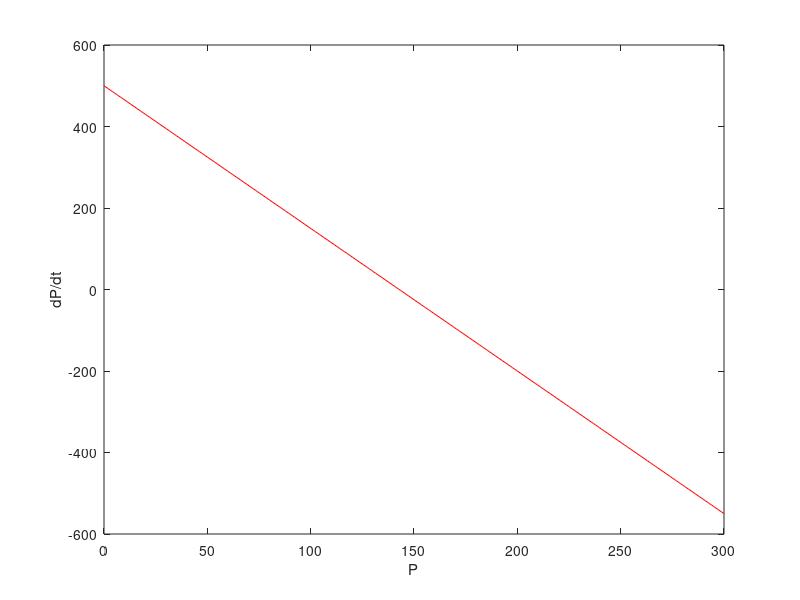

The MATLAB source for this figure: (Note: this script raises an error after producing the figure.)
clc
clear all
close all

% define ODE and parameters
a_0 = 500; % molecules per hour
a_1 = 0.5; % molecules per hour, per existing molecule of A
b = 4; % 1/hrs
dPdt =@(P) (a_0 + a_1*P) - b*P;

% Find the steady state by plotting the dP/dt versus P
PArray = linspace(0,300,300);
dPdtPhaseLine = dPdt(PArray);
figure;
plot(PArray,dPdtPhaseLine,'r');
ylabel('dP/dt');
xlabel('P');
refline(0,0); % horizontal line at dPdt=0
legend('dP/dt Phase Line','reference line');

% Find the steady state symbolically ("pencil and paper")
% Set dp/dt to zero then solve for P value
% P = a0/(b-a)
% Find the steady state by simulating the ODE

%%
figure
[T, P] = ode45(@(t,x)dPdt(x), [0,3.0], 0);
plot(T,P);

ylabel('P Concentration','Interpreter','latex');
xlabel('Time (hours)','Interpreter','latex');
% get derivative of p
ax = gca;
set(gca,'TickLabelInterpreter','latex')
ax.FontSize = 18;
%%
dP = diff(P)./diff(T);
figure
plot (T(1:end-1), dP)
ylabel('dP/dt');
xlabel('Time (hours)');



